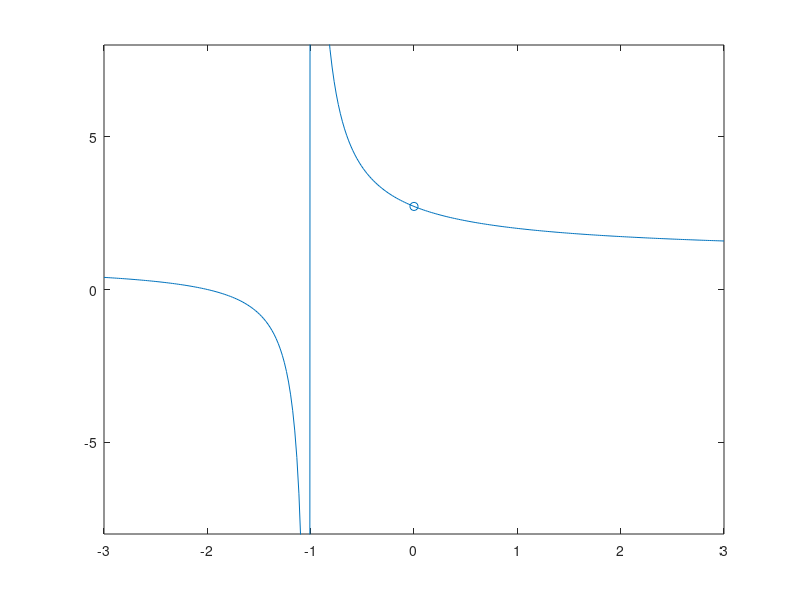

Reproduce this figure in MATLAB.
close all;
x = linspace(-3, 3, 300);
figure;
plot(x, real((1+x).^(1./x)));
hold on;
scatter(0, exp(1));
axis([-3, 3, -8, 8]);